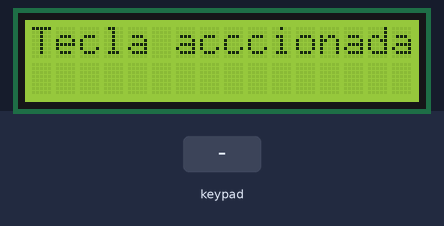
Recording of a sketch running on a simulated Arduino Uno, built with avr-gcc and run on an emulated ATmega328P. Parts: 16×2 character LCD. Inputs (shaded band) come from the test bench.

Above: at 1.2 s.
1.3 s: keypad keys 8 7 6 5 # pressed 0.4 s apart
At 4.1 s:
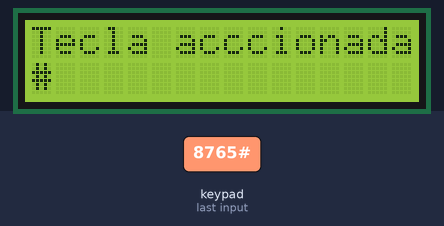
4.8 s: key '*' pressed
At 5.5 s:
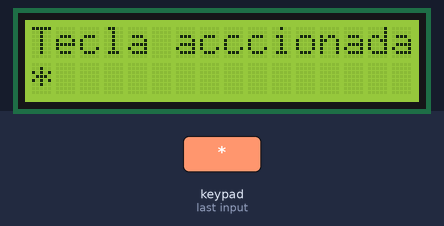
6.3 s: key '1' pressed
At 6.7 s:
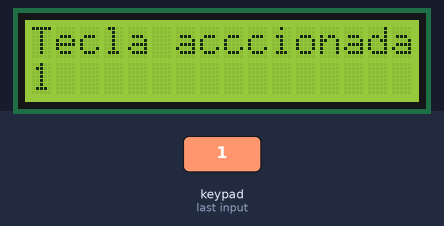
7.8 s: keypad keys 4 3 2 pressed 0.4 s apart
At 9.7 s:
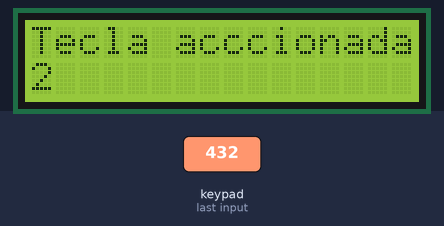
10.5 s: key '#' pressed
At 11.0 s:
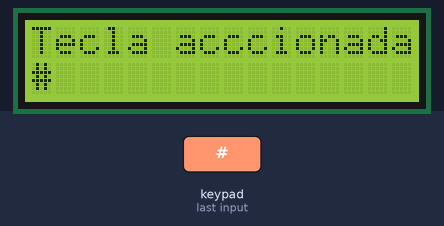
12.0 s: key '2' pressed
At 12.3 s:
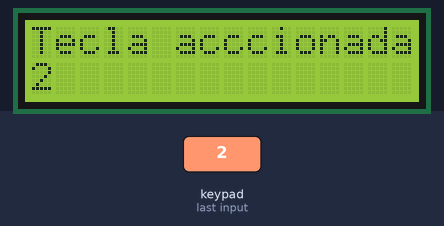
Timing chart, 0 to 14.5 s (numbered marks = the images above; inputs shaded):
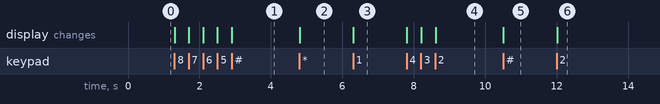

The sketch:

Teclado_LCDI2C.ino
```cpp
#include <Wire.h>
#include <LiquidCrystal_I2C.h>
#include <Keypad.h>

LiquidCrystal_I2C lcd(0x27,16,2);  //Direccion, tamaño de la pantalla

const byte ROWS = 4;
const byte COLS = 3;
char keys[ROWS][COLS] = {
{'1','2','3'},
{'4','5','6'},
{'7','8','9'},
{'*','0','#'}
};
byte rowPins[ROWS] = {8, 7, 6, 5};
byte colPins[COLS] = {4, 3, 2};

Keypad keypad = Keypad(makeKeymap(keys), rowPins, colPins, ROWS, COLS);

void setup(){
  lcd.init();
  lcd.backlight();
  lcd.print("T");lcd.print("e");lcd.print("c");lcd.print("l");lcd.print("a");
  lcd.print(" ");
  lcd.print("a");lcd.print("c");lcd.print("c");lcd.print("c");lcd.print("i");
  lcd.print("o");lcd.print("n");lcd.print("a");lcd.print("d");lcd.print("a");lcd.print(":");
}

void loop(){
  char key = keypad.getKey();
  if (key != NO_KEY){
    lcd.setCursor(0,1);
    lcd.print(key);
  }
}
```

Measured:
- after the input at 1.3 s, the display: first changes at once (image 1 shows a later state)
- after the input at 4.8 s, the display: changes at once (image 2)
- after the input at 6.3 s, the display: changes at once (image 3)
- after the input at 7.8 s, the display: first changes at once (image 4 shows a later state)
- after the input at 10.5 s, the display: changes at once (image 5)
- after the input at 12.0 s, the display: changes at once (image 6)
